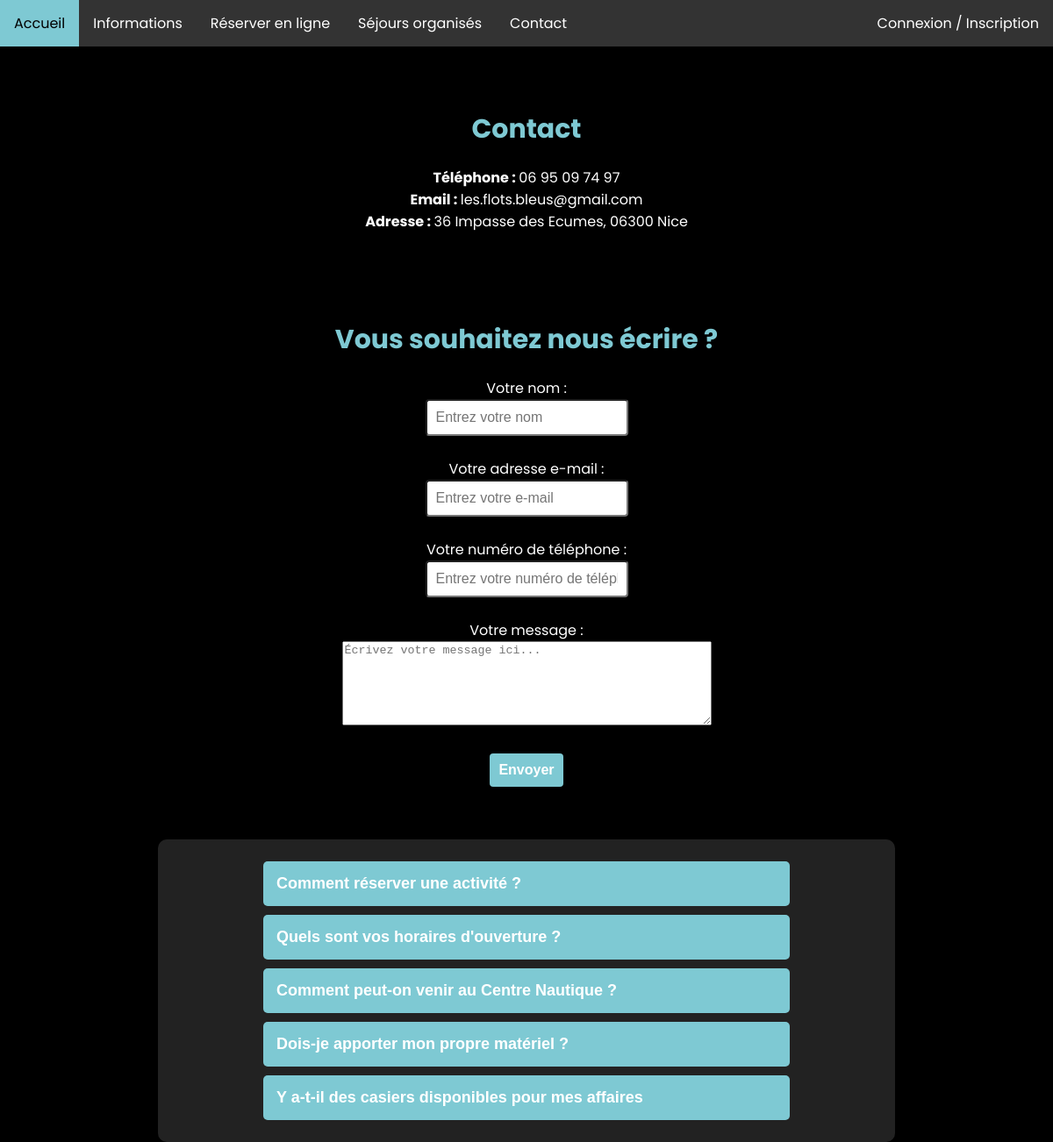
The page /html/contact.php on the database as committed earlier.
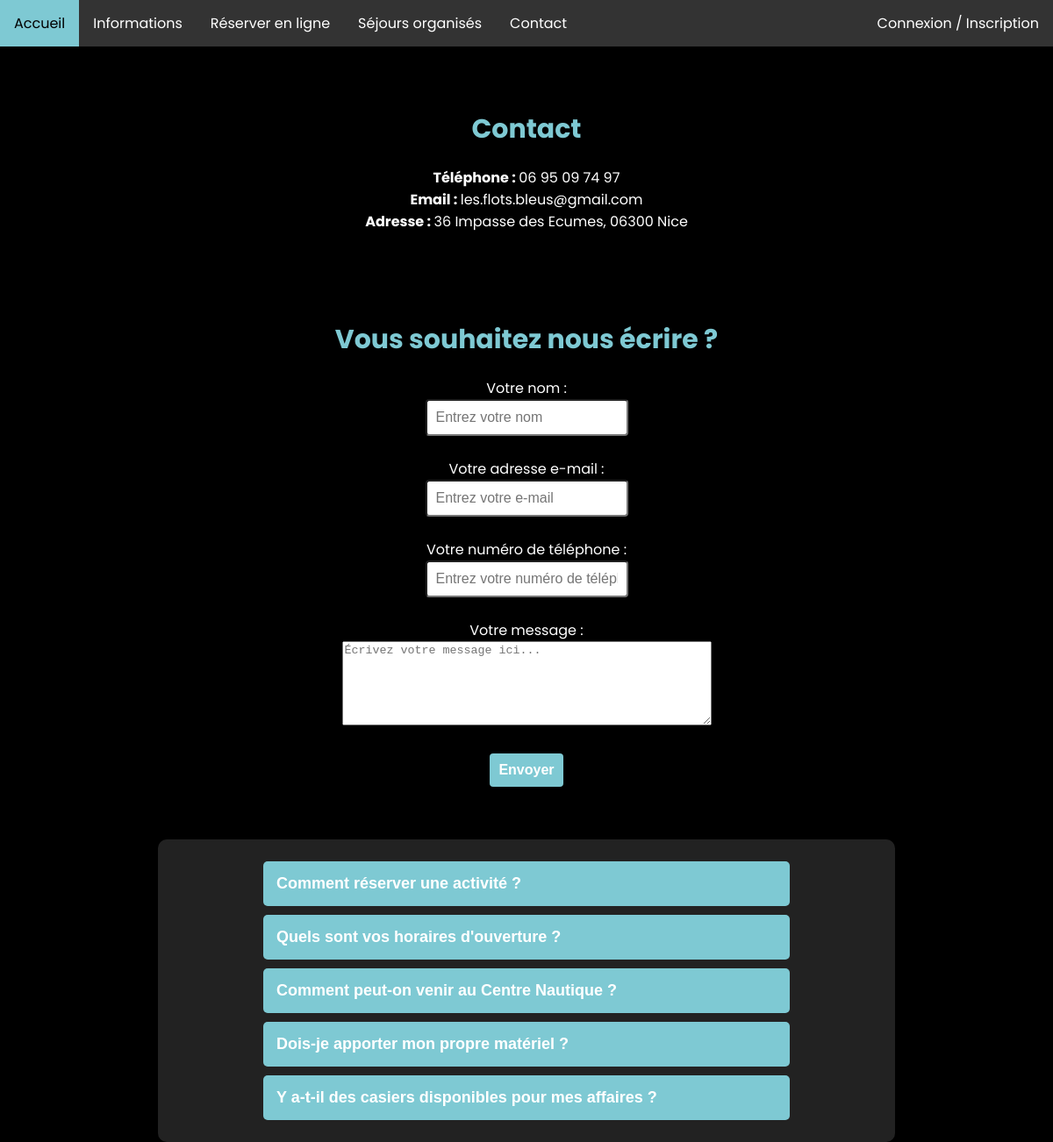
The same page on the database as committed later.
### tables this page shows
CREATE TABLE FAQ( 
    idFAQ  Int  Auto_increment  NOT NULL ,
    question      Varchar (500) NOT NULL ,
    reponse       Varchar (5000) NOT NULL ,
    CONSTRAINT FAQ_PK PRIMARY KEY (idFAQ)
);

### html/contact.php (the view, shortened to what this page needs)
<!DOCTYPE html>
<html lang="fr"></html>
<head>
    <link rel="stylesheet" href="style/style.css">
</head>
<body>
    <?php include 'phpfunc/navbar.php'; ?>
    <h1 id="titre-centre-nautique">Contact</h1>
    <strong>Téléphone : </strong>06 95 09 74 97<br>
    <strong>Email : </strong>les.flots.bleus@gmail.com<br>
    <strong>Adresse : </strong>36 Impasse des Ecumes, 06300 Nice
    <h1 id="titre-centre-nautique">Vous souhaitez nous écrire ?</h1>
    <section id="mail">
        <form action="mailto:contact@lesflotsbleus.com" method="post" enctype="text/plain">
            <label for="name">Votre nom :</label><br>
            <input type="text" id="name" name="name" placeholder="Entrez votre nom" required><br><br>
            <label for="email">Votre adresse e-mail :</label><br>
            <input type="email" id="email" name="email" placeholder="Entrez votre e-mail" required><br><br>
            <label for="phone">Votre numéro de téléphone :</label><br>
            <input type="tel" id="phone" name="phone" placeholder="Entrez votre numéro de téléphone" required><br><br>
            <label for="message">Votre message :</label><br>
            <textarea id="message" name="message" rows="6" cols="50" placeholder="Écrivez votre message ici..." required></textarea><br><br>
            <button type="envoyer" class="bouton-envoyer">Envoyer</button>
        </form>
    </section>
    <div class="bloc-FAQ">
      <?php
        $db_host = getenv('MYSQL_HOST') ?: 'localhost';
        $db_port = getenv('MYSQL_PORT') ?: '3306';
        $servername = $db_host . ":" . $db_port;
        $db_username = getenv('MYSQL_USER') ?: 'bmanem';
        $db_password = getenv('MYSQL_PASSWORD') ?: 'jeXja8-septuf-fitsuj';
        $dbname = getenv('MYSQL_DATABASE') ?: 'bmanem';
        $conn = new mysqli($servername, $db_username, $db_password, $dbname);
        $sqlUser = "SELECT * FROM FAQ";
        $stmt = $conn->prepare($sqlUser);
        $stmt->execute();
        $resultTypes = $stmt->get_result();
        while ($res = $resultTypes->fetch_assoc()) {
          echo '<div class="item-FAQ">';
          echo '<button class="question-FAQ" id="q' . htmlspecialchars($res["idFAQ"]) . '">' . htmlspecialchars($res["question"]) . '</button>';
          echo '</div>';
        }
      ?>
    </div>
</body>
</html>

### html/phpfunc/navbar.php (shortened to what this page needs)
php
<nav>
    <ul>
    <li><a href="/home.php">Accueil</a></li>
    <li class="dropdown">
        <a href="#" class="dropbtn">Informations</a>
    </li>
    <li><a href="/reservation.php">Réserver en ligne</a></li>
    <li><a href="/trip.php">Séjours organisés</a></li>
    <li><a href="/contact.php">Contact</a></li>
    <?php
        if (isset($_SESSION["username"])) {
            echo '<li class="dropdown dropdown-login">';
            echo '<a href="#" class="dropbtn-login">' . htmlspecialchars($_SESSION["username"]) . '</a>';
            echo '<div class="dropdown-content">';
            echo '<span class="log-panel-info" >'. htmlspecialchars($_SESSION["nom"]) .' ' .htmlspecialchars($_SESSION["prenom"]) .'</span> <br>';
            echo '<span class="log-panel-info">'. htmlspecialchars($_SESSION["group"]) .'</span>';
            echo '<a href="profile.php">Profil</a>';
            echo '<a href="/phpfunc/logout.php">Déconnexion</a>';
            echo '</div>';
            echo '</li>';
        } else {
            echo '<li class="login-signup"><a href="#">Connexion / Inscription</a></li>';
            echo '</ul>';
            include 'phpfunc/login.php';
        }
        ?>
</nav>

### html/phpfunc/login.php (shortened to what this page needs)
<!DOCTYPE html>
<html lang="fr"></html>
<head>
    <link rel="stylesheet" href="style/style.css">
</head>
<body>
</body>
</html>

### html/style/style.css (style rules this page uses)
body { font-family: 'Poppins'; flex-direction: column; justify-content: center; align-items: center; text-align: center; height: 100vh; margin: 0; background-color: #000; color: white; padding: 0 10px; }
button, .btn-primary, .btn-secondary, .btn-secondaire { background-color: #7ec9d3; color: white; font-weight: bold; cursor: pointer; border: none; }
input, select, button { padding: 10px; border-radius: 4px; font-size: 16px; }
ul { position: fixed; top: 0; left: 0; width: 100%; list-style-type: none; margin: 0; padding: 0; background-color: #333; display: flex; z-index: 1000; }
li { position: relative; }
li a, .dropbtn { display: block; color: white; text-align: center; padding: 14px 16px; text-decoration: none; font-family: 'Poppins', sans-serif; font-weight: 400; white-space: nowrap; }
.login-signup ,.dropdown-login ,.dropdown-admin { margin-left: auto; }
li:last-child { border-right: none; }
li a { display: block; color: white; text-align: center; padding: 14px 16px; text-decoration: none; }
#titre-centre-nautique { text-align: center; font-family: 'Poppins'; font-size: 30px; color: #7ec9d3; margin-bottom: 20px; margin-top: 100px; }
.bloc-FAQ { max-width: 800px; margin: 60px auto 60px auto; padding: 20px; background-color: #222; border-radius: 10px; box-shadow: 0 4px 10px rgba(0,0,0,0.5); flex-direction: column; align-items: center; }
.question-FAQ { background-color: #7ec9d3; color: white; padding: 15px; margin-top: 5px; margin-bottom: 5px; text-align: left; cursor: pointer; border: none; width: 100%; max-width: 600px; font-size: 18px; border-radius: 5px; transition: background-color 0.3s; }

Rows that differ between the two databases and show on the page:
changed faq: question "Y a-t-il des casiers disponibles pour mes affaires" → "Y a-t-il des casiers disponibles pour mes affaires ?"
